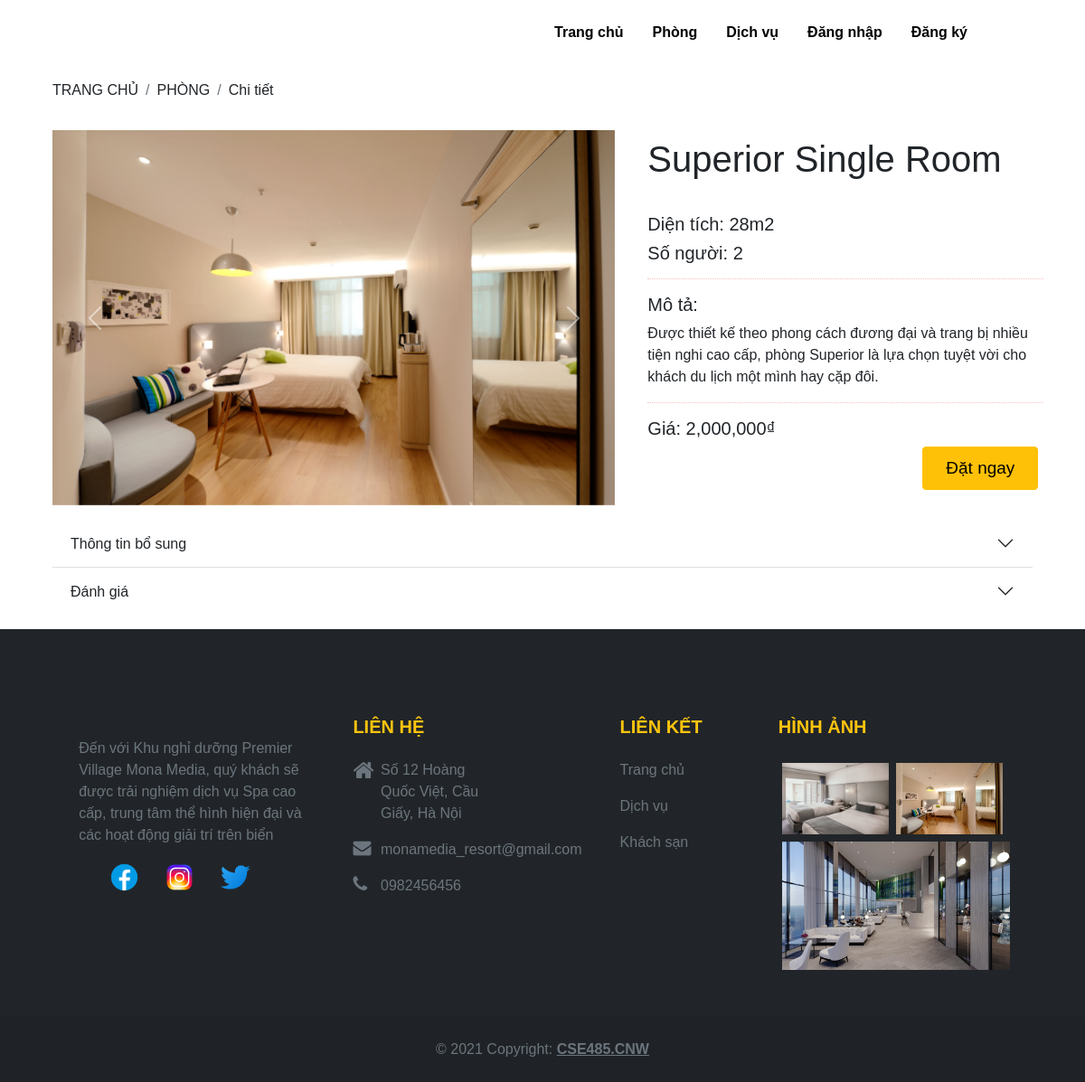
The page /src/hotel_booking/user/details-room.php?id=1 on the database its author committed.
### tables this page shows
CREATE TABLE `tb_rooms` (
  `room_id` int(10) UNSIGNED NOT NULL,
  `room_type` varchar(50) NOT NULL,
  `room_size` varchar(10) NOT NULL,
  `room_description` varchar(255) NOT NULL,
  `room_price` int(11) NOT NULL,
  `room_amount_people` int(10) NOT NULL,
  `room_image` varchar(255) NOT NULL,
  `room_image1` varchar(255) NOT NULL,
  `room_image2` varchar(255) NOT NULL,
  `room_image3` varchar(255) NOT NULL
);

### src/hotel_booking/user/details-room.php (the view, shortened to what this page needs)
<?php include('../config.php'); ?>
<?php include('header.php'); ?>
    <div class="container  pt-2 " style="padding-left: 0px; padding-right:0px;" >
        <div class="row m-3">
            <div class="col-md-12">
                <div class="jumbotron">
                    <nav aria-label="breadcrumb">
                        <ol class="breadcrumb">
                            <li class="breadcrumb-item ">
                                <a href="index.php"><span class="text-dark">TRANG CHỦ</span></a></li>
                            <li class="breadcrumb-item active ">
                                <a href="room.php"> <span class="text-dark">PHÒNG</span></a></li>
                            <li class="breadcrumb-item active ">
                                <a href="#"><span class="text-dark">Chi tiết</span></a></li>
                        </ol>
                    </nav>
                </div>
            </div>
        </div>
        <?php
            if(isset($_GET['id'])){
                $room_id = $_GET['id'];
                $sql ="SELECT * FROM tb_rooms WHERE room_id ='$room_id'";
                $result = mysqli_query($conn,$sql);
                if(mysqli_num_rows($result) > 0){
                    while($row = mysqli_fetch_assoc($result)){
        ?>
        <div class="row m-3" >
            <div class="col-md-7 m-0 b-0  ">
                <div id="carouselExampleInterval" class="carousel slide" data-bs-ride="carousel">
                    <div class="carousel-inner">
                        <div class="carousel-item active" data-bs-interval="10000">
                        <img src="../images/<?php echo $row['room_image']?>" class="d-block w-100" alt="...">
                        </div>
                    </div>
                    <button class="carousel-control-prev" type="button" data-bs-target="#carouselExampleInterval" data-bs-slide="prev">
                        <span class="carousel-control-prev-icon" aria-hidden="true"></span>
                    </button>
                    <button class="carousel-control-next" type="button" data-bs-target="#carouselExampleInterval" data-bs-slide="next">
                        <span class="carousel-control-next-icon" aria-hidden="true"></span>
                    </button>
                    </div>
            </div>
            <div class="col-md-5 ml-7 bt-0" style="padding-left: 24px; padding-right:0px">
                    <h1 class="card-title pt-2 pb-1"><?php echo $row['room_type']?></h1>
                    <h5>Diện tích: <?php echo $row['room_size']?></h5>
                    <h5> Số người: <?php echo $row['room_amount_people']?> </h5>
                    <hr class='dotted' />
                    <h5>Mô tả:</h5>
                    <p> <?php echo $row['room_description']?> </p>
                    <hr class='dotted' />
                    <h5 class="card-text">Giá: <?php echo number_format($row['room_price'])?>₫</h5>
                    <a href="show-order-room.php?id=<?php echo $room_id;?>" method = "GET" class="btn btn-warning mt-0 p-3 "  style="width:8rem; height:3rem;display: flex;align-items: center;justify-content: center;font-size:19px; margin-left: 19rem;">Đặt ngay</a>
            </div>
        </div>
        <div class="row m-3">
                <div class="accordion accordion-flush" id="accordionExample">
                    <div class="accordion-item">
                        <h2 class="accordion-header" id="headingTwo">
                        <button class="accordion-button collapsed" type="button" data-bs-toggle="collapse" data-bs-target="#collapseTwo" aria-expanded="false" aria-controls="collapseTwo">
                            Thông tin bổ sung
                        </button>
                        </h2>
                    </div>
                    <div class="accordion-item">
                        <h2 class="accordion-header" id="headingThree">
                        <button class="accordion-button collapsed" type="button" data-bs-toggle="collapse" data-bs-target="#collapseThree" aria-expanded="false" aria-controls="collapseThree">
                            Đánh giá
                        </button>
                        </h2>
                    </div>
                    </div>
        </div>
        <?php      }} }?>
    </div>
<?php include('footer.php'); ?>

### src/hotel_booking/css/style.css (style rules this page uses)
.breadcrumb li a { text-decoration: none; }
body { font-family: 'Roboto' , sans-serif; margin: 0; padding: 0; }

### src/hotel_booking/user/header.php (style rules this page uses)
body { font-family: arial; }

### src/hotel_booking/user/details-room.php (style rules this page uses)
.dotted { border: 1px dotted #ff0000; border-style: none none dotted; color: #fff; background-color: #fff; }

### rows shown on the page
tb_rooms: room_image (picture), room_type "Superior Single Room", room_size "28m2", room_amount_people "2", room_description "Được thiết kế theo phong cách đương đại và trang bị nhiều tiện nghi cao cấp, phòng Superior là lựa chọn tuyệt vời cho khách du lịch một mình hay cặp đôi.", room_price "2,000,000"
